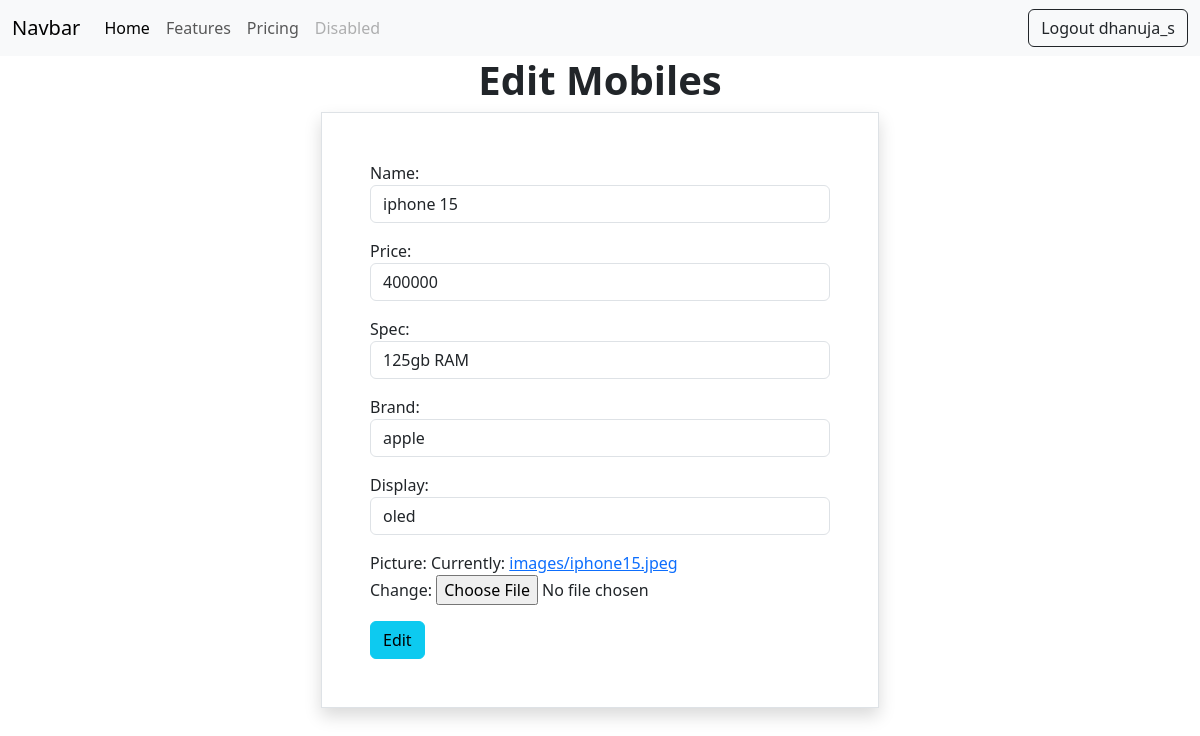
The app's page /mobiles/3/change/ (signed in) with its own data.
### mobile/models.py (models this page shows, shortened)
class Mobiles(models.Model):
    name=models.CharField(max_length=200,unique=True)
    price=models.PositiveIntegerField()
    spec=models.CharField(max_length=200)
    brand=models.CharField(max_length=200)
    display=models.CharField(max_length=200)
    picture=models.ImageField(upload_to="images",null=True)

### mobile/views.py (the view, shortened to what this page needs)
# urls.py: path('mobiles/<int:pk>/change/',views.MobileUpdateView.as_view(),name="mobile-edit"),
@method_decorator(signin_required,name="dispatch")
class MobileUpdateView(View):
    def get(self,request,*args,**kwargs):
        id=kwargs.get("pk")
        obj=Mobiles.objects.get(id=id)
        form=MobileForm(instance=obj)
        return render(request,"mobile_edit.html",{"form":form})

### mobile/forms.py
class MobileForm(forms.ModelForm):
    class Meta:
        model=Mobiles
        fields="__all__"
        widgets={
            "name":forms.TextInput(attrs={"class":"form-control"}),
            "price":forms.NumberInput(attrs={"class":"form-control"}),
            "brand":forms.TextInput(attrs={"class":"form-control"}),
            "spec":forms.TextInput(attrs={"class":"form-control"}),
            "display":forms.TextInput(attrs={"class":"form-control"}),
        }

### mobile/views.py (called while the page is built)
def signin_required(fn):
    def wrapper(request,*args,**kwargs):
        if not  request.user.is_authenticated:
            messages.error(request,"invalid session")
            return redirect("signin")
        else:
            return fn(request,*args,**kwargs)
    return wrapper

### mobile/templates/mobile_edit.html (shortened to what this page needs)
{%extends 'base.html'%}
{%block body_block%}
<h1 class="fw-bolder text-center">Edit Mobiles</h1>
    <div class="container d-flex justify-content-center">
        <form action="" method="post" class=" w-50 border shadow p-5" enctype="multipart/form-data">
            {{form.as_p}}
            <button type="submit" class=" btn btn-info">Edit</button>
    </form>
</div>
{%endblock%}

### mobile/templates/base.html (shortened to what this page needs)
<!DOCTYPE html>
<html lang="en">
<head>
    <link href="https://cdn.jsdelivr.net/npm/bootstrap@5.3.2/dist/css/bootstrap.min.css" rel="stylesheet">
</head>
<body>
    <nav class="navbar navbar-expand-lg bg-body-tertiary">
        <div class="container-fluid">
          <a class="navbar-brand" href="#">Navbar</a>
          <div class="collapse navbar-collapse" id="navbarNav">
            <ul class="navbar-nav">
              <li class="nav-item">
                <a class="nav-link active" aria-current="page" href="#">Home</a>
              </li>
              <li class="nav-item">
                <a class="nav-link" href="#">Features</a>
              </li>
              <li class="nav-item">
                <a class="nav-link" href="#">Pricing</a>
              </li>
              <li class="nav-item">
                <a class="nav-link disabled" aria-disabled="true">Disabled</a>
              </li>
            </ul>
            <a href="{%url 'signout' %}" class="ms-auto btn btn-outline-dark">Logout   {{request.user}} </a>
          </div>
        </div>
      </nav>
  {%block body_block%}
  {%endblock%}
</body>
</html>

### records on screen
Mobiles: name "iphone 15", price "400000", spec "125gb RAM", brand "apple", display "oled"

### other values on screen
{{ request.user }} "dhanuja_s"
